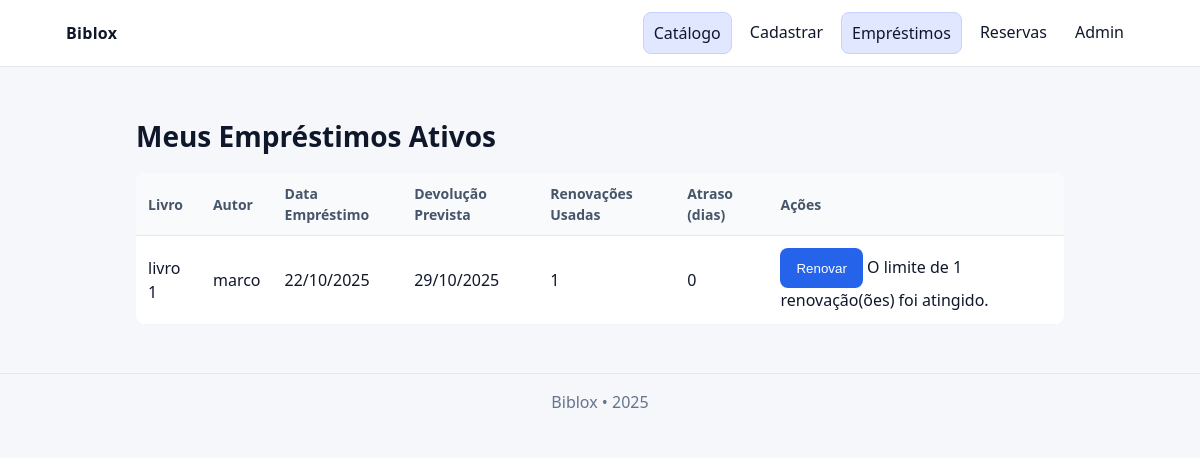
Screenshot of /livros/emprestimos/meus/ (signed in) with the database file from the repository.
### livros/models.py (models this page shows, shortened)
class Emprestimo(models.Model):
    livro = models.ForeignKey(CadastroLivroModel, on_delete=models.PROTECT, related_name='emprestimos')
    usuario = models.ForeignKey(settings.AUTH_USER_MODEL, on_delete=models.PROTECT, related_name='emprestimos')
    data_saida = models.DateField(default=timezone.now)
    data_prevista_devolucao = models.DateField()
    data_devolucao = models.DateField(null=True, blank=True)
    renovacao_count = models.PositiveSmallIntegerField(default=0)
    class Meta:
        constraints = [
            models.UniqueConstraint(
                fields=['livro'],
                name='unique_livro_emprestimo_ativo',
                condition=models.Q(data_devolucao__isnull=True),
            )
        ]
    @property
    def dias_atraso(self):
        hoje = timezone.now().date()
        if self.data_devolucao:
            dias = (self.data_devolucao - self.data_prevista_devolucao).days
        elif self.data_devolucao is None and self.data_prevista_devolucao < hoje:
            dias = (hoje - self.data_prevista_devolucao).days
        else:
            return 0
        return max(0, dias)
    @property
    def is_active(self):
        return self.data_devolucao is None
    def pode_renovar(self, max_renovacoes=1):
        if not self.is_active:
            return False, "O empréstimo já foi devolvido."
        if self.dias_atraso > 0:
            return False, "O empréstimo está atrasado e não pode ser renovado."
        if self.renovacao_count >= max_renovacoes:
            return False, f"O limite de {max_renovacoes} renovação(ões) foi atingido."
        return True, "Pode ser renovado."

class CadastroLivroModel(models.Model):
    STATUS_CHOICES = (('disponivel', 'Disponível'), ('emprestado', 'Emprestado'))
    nome = models.CharField(max_length=50)
    autor = models.CharField(max_length=50)
    isbn = models.TextField(null=True, blank=True)
    completo = models.BooleanField(default=False)
    data_criacao = models.DateTimeField(auto_now_add=True)
    status = models.CharField(max_length=20, choices=STATUS_CHOICES, default='disponivel')

### livros/views.py (the view)
# urls.py: path('emprestimos/meus/', views.minha_area_de_emprestimos, name='minha_area_de_emprestimos'),
@login_required
def minha_area_de_emprestimos(request):
    emprestimos = Emprestimo.objects.filter(
        usuario=request.user,
        data_devolucao__isnull=True
    ).select_related('livro').order_by('data_prevista_devolucao')
    context = {
        "emprestimos_do_usuario": emprestimos,
    }
    return render(request, 'emprestimos/minha_area_de_emprestimos.html', context)

### livros/templates/emprestimos/minha_area_de_emprestimos.html (shortened to what this page needs)
{% extends "base.html" %}
{% block content %}
<div class="page">
    <h1 class="title">Meus Empréstimos Ativos</h1>
    {% if emprestimos_do_usuario %}
        <table class="table">
            <thead>
                <tr>
                    <th>Livro</th>
                    <th>Autor</th>
                    <th>Data Empréstimo</th>
                    <th>Devolução Prevista</th>
                    <th>Renovações Usadas</th>
                    <th>Atraso (dias)</th>
                    <th>Ações</th>
                </tr>
            </thead>
            <tbody>
                {% for emp in emprestimos_do_usuario %}
                <tr>
                    <td>{{ emp.livro.nome }}</td>
                    <td>{{ emp.livro.autor }}</td>
                    <td>{{ emp.data_saida|date:"d/m/Y" }}</td>
                    <td class="{% if emp.dias_atraso > 0 %}text-danger font-weight-bold{% endif %}">
                        {{ emp.data_prevista_devolucao|date:"d/m/Y" }}
                    </td>
                    <td>{{ emp.renovacao_count }}</td>
                    <td class="{% if emp.dias_atraso > 0 %}text-danger font-weight-bold{% endif %}">
                        {{ emp.dias_atraso }}
                    </td>
                    <td>
                        {% with pode_renovar_tuple=emp.pode_renovar %}
                            {% if pode_renovar_tuple.0 %}
                                <a href="{% url 'livros:solicitar_renovacao' emprestimo_id=emp.id %}" class="btn btn-sm btn-success">Renovar</a>
                            {% else %}
                                <button disabled class="btn btn-sm btn-secondary" title="{{ pode_renovar_tuple.1 }}">
                                    Renovar
                                </button>
                                <span class="text-small text-muted">{{ pode_renovar_tuple.1 }}</span>
                            {% endif %}
                        {% endwith %}
                    </td>
                </tr>
                {% endfor %}
            </tbody>
        </table>
    {% else %}
        <div class="empty">Você não possui empréstimos ativos no momento.</div>
    {% endif %}
</div>
{% endblock %}

### static/css/site.css (style rules this page uses)
:root { --bg:#f6f7fb; --card:#ffffff; --muted:#64748b; --text:#0f172a; --line:#e5e7eb; --line-2:#f1f5f9; --brand:#2563eb; --brand-2:#1d4ed8; --good-bg:#ecfdf5; --good:#065f46; --bad-bg:#fef2f2; --bad:#991b1b; --warn-bg:#fefce8; --warn:#854d0e; }
* { box-sizing:border-box }
html,body { height:100% }
body { margin:0; background:var(--bg); color:var(--text); font:16px/1.5 system-ui,-apple-system,Segoe UI,Roboto,Ubuntu,"Helvetica Neue",Arial,sans-serif; }
h1,h2,h3 { margin:0 0 12px }
.page { max-width:960px; margin:24px auto; padding:0 16px }
.title { font-size:28px; margin:8px 0 16px }
.btn { height:40px; padding:0 16px; border-radius:8px; border:0; background:var(--brand); color:#fff; cursor:pointer; display:inline-flex; align-items:center; justify-content:center; }
table { width:100%; border-collapse:collapse; background:#fff; border-radius:10px; overflow:hidden }
thead th { text-align:left; font-weight:600; font-size:14px; color:#475569; border-bottom:1px solid var(--line); padding:10px 12px; background:#f8fafc; }
tbody td { padding:12px; border-bottom:1px solid var(--line-2) }

### rows the page displays
Emprestimo: livro.nome "livro 1", livro.autor "marco", data_saida "22/10/2025", data_prevista_devolucao "29/10/2025", renovacao_count "1", dias_atraso "0", pode_renovar.1 "O limite de 1 renovação(ões) foi atingido."
